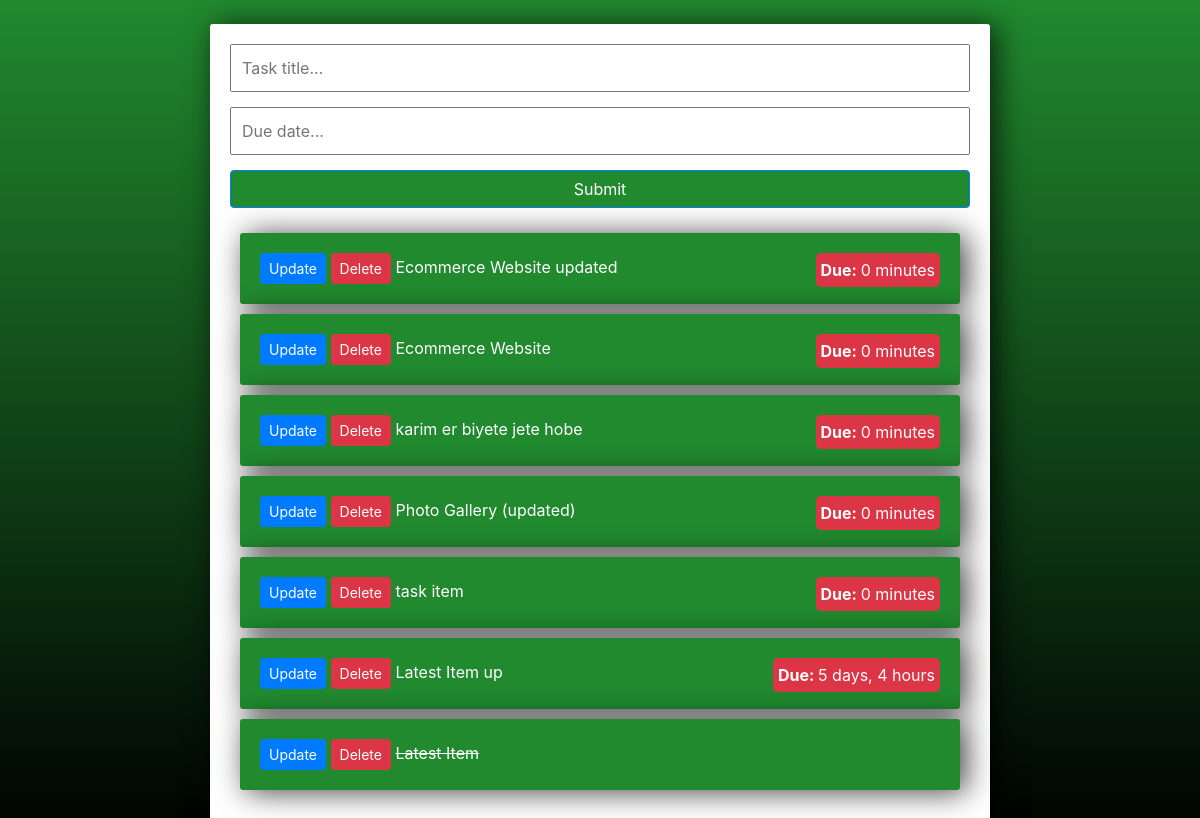
The page / on the database its author committed.
### task/models.py (models this page shows)
class Task(models.Model):
    title = models.CharField(max_length=200)
    complete = models.BooleanField(default=False)
    created = models.DateTimeField(auto_now_add=True)
    due = models.DateTimeField(auto_now_add=False, auto_now=False, blank=True, null=True)
    def __str__(self):
        return self.title

### task/views.py (the view)
# urls.py: path('', views.listTask, name='list_task'),
@csrf_exempt
def listTask(request):
    queryset = Task.objects.order_by('complete', 'due')
    form = TaskForm()
    if request.method == 'POST':
        form = TaskForm(request.POST)
        if form.is_valid():
            form.save()
        return redirect('/')
    context = {'tasks': queryset, 'form': form}
    return render(request, 'list_task.html', context)

### task/forms.py
class TaskForm(forms.ModelForm):
    title = forms.CharField(widget= forms.TextInput(attrs= {'placeholder':'Task title...'}),  label=False)
    due = forms.DateTimeField(widget= forms.DateInput(attrs={'placeholder':'Due date...'}),label= False)
    class Meta:
        model = Task
        fields = ['title', 'due']

### templates/list_task.html (shortened to what this page needs)
<!doctype html>
<html lang="en">
  <head>
    <link rel="stylesheet" href="https://cdn.jsdelivr.net/npm/bootstrap@4.5.3/dist/css/bootstrap.min.css">
    <link rel="stylesheet" href="https://ajax.googleapis.com/ajax/libs/jqueryui/1.12.1/themes/smoothness/jquery-ui.css">
  </head>
  <body>
    <div class="container my-4">
        <form action="/" method="POST" autocomplete="off"> {% csrf_token %}
            {{form}}
            <input type="submit" name="save" class="btn btn-primary save">
        </form>
        <div class="todo-list">
            {% for task in tasks %}
            <div class="item-row">
                <a class="btn btn-sm btn-primary" href="{% url 'update_task' task.id %}">Update</a>
                <a class="btn btn-sm btn-danger" href="{% url 'delete_task' task.id %}">Delete</a>
                {% if task.complete %}
                <strike>{{task}}</strike>
                {% else %}
                <span>{{task}}</span>
                <span class="float-right timer"><b>Due: </b>{{task.due|timeuntil}}</span>
                {% endif %}
            </div>
            {% endfor %}
        </div>
    </div>
  </body>
</html>

### templates/list_task.html (style rules this page uses)
body { background: linear-gradient(0deg, rgba(0,0,0,1)0%, rgba(33, 138, 47, 1)100%); }
input { width: 100%; padding: 10px; margin-bottom: 15px; box-sizing: border-box; }
.container { width: 65%; padding: 20px; margin: 20px auto; background-color: #fff; border-radius: 3px; box-shadow: 6px 2px 30px 0px rgba(0,0,0,0.75); }
.item-row { background-color: #218a2f; margin: 10px; padding: 20px; border-radius: 3px; color: white; font-size: 16x; box-shadow: 6px 2px 30px 0px rgba(0,0,0,0.75); }
.save { background-color: #218a2f; color: white; }
.timer { background-color: #dc3545; border-radius: 5px; padding: 5px; }

### rows shown on the page
Task: title "Ecommerce Website updated", due "0 minutes"
Task: title "Ecommerce Website", due "0 minutes"
Task: title "karim er biyete jete hobe", due "0 minutes"
Task: title "Photo Gallery (updated)", due "0 minutes"
Task: title "task item", due "0 minutes"
Task: title "Latest Item up", due "5 days, 4 hours"
Task: title "Latest Item"
